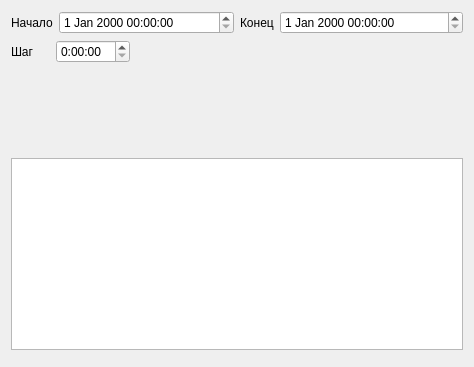
<?xml version="1.0" encoding="UTF-8"?>
<ui version="4.0">
 <class>out_form</class>
 <widget class="QWidget" name="out_form">
  <property name="geometry">
   <rect>
    <x>0</x>
    <y>0</y>
    <width>474</width>
    <height>367</height>
   </rect>
  </property>
  <property name="windowTitle">
   <string>Form</string>
  </property>
  <layout class="QVBoxLayout" name="verticalLayout">
   <item>
    <layout class="QHBoxLayout" name="horizontalLayout">
     <item>
      <layout class="QFormLayout" name="formLayout">
       <item row="0" column="0">
        <widget class="QLabel" name="label">
         <property name="text">
          <string>Начало</string>
         </property>
        </widget>
       </item>
       <item row="0" column="1">
        <widget class="QDateTimeEdit" name="dt_start_edit"/>
       </item>
      </layout>
     </item>
     <item>
      <layout class="QFormLayout" name="formLayout_2">
       <item row="0" column="0">
        <widget class="QLabel" name="label_2">
         <property name="text">
          <string>Конец</string>
         </property>
        </widget>
       </item>
       <item row="0" column="1">
        <widget class="QDateTimeEdit" name="dt_end_edit"/>
       </item>
      </layout>
     </item>
    </layout>
   </item>
   <item>
    <layout class="QHBoxLayout" name="horizontalLayout_2">
     <item>
      <layout class="QFormLayout" name="formLayout_3">
       <item row="0" column="0">
        <widget class="QLabel" name="label_3">
         <property name="text">
          <string>Шаг     </string>
         </property>
        </widget>
       </item>
       <item row="0" column="1">
        <widget class="QTimeEdit" name="step_edit">
         <property name="displayFormat">
          <string>H:mm:ss</string>
         </property>
        </widget>
       </item>
      </layout>
     </item>
     <item>
      <spacer name="horizontalSpacer">
       <property name="orientation">
        <enum>Qt::Horizontal</enum>
       </property>
       <property name="sizeHint" stdset="0">
        <size>
         <width>40</width>
         <height>20</height>
        </size>
       </property>
      </spacer>
     </item>
    </layout>
   </item>
   <item>
    <spacer name="verticalSpacer">
     <property name="orientation">
      <enum>Qt::Vertical</enum>
     </property>
     <property name="sizeHint" stdset="0">
      <size>
       <width>20</width>
       <height>40</height>
      </size>
     </property>
    </spacer>
   </item>
   <item>
    <widget class="QGraphicsView" name="graphicsView"/>
   </item>
   <item>
    <widget class="QFrame" name="frame">
     <property name="frameShape">
      <enum>QFrame::StyledPanel</enum>
     </property>
     <property name="frameShadow">
      <enum>QFrame::Raised</enum>
     </property>
    </widget>
   </item>
  </layout>
 </widget>
 <resources/>
 <connections/>
</ui>
